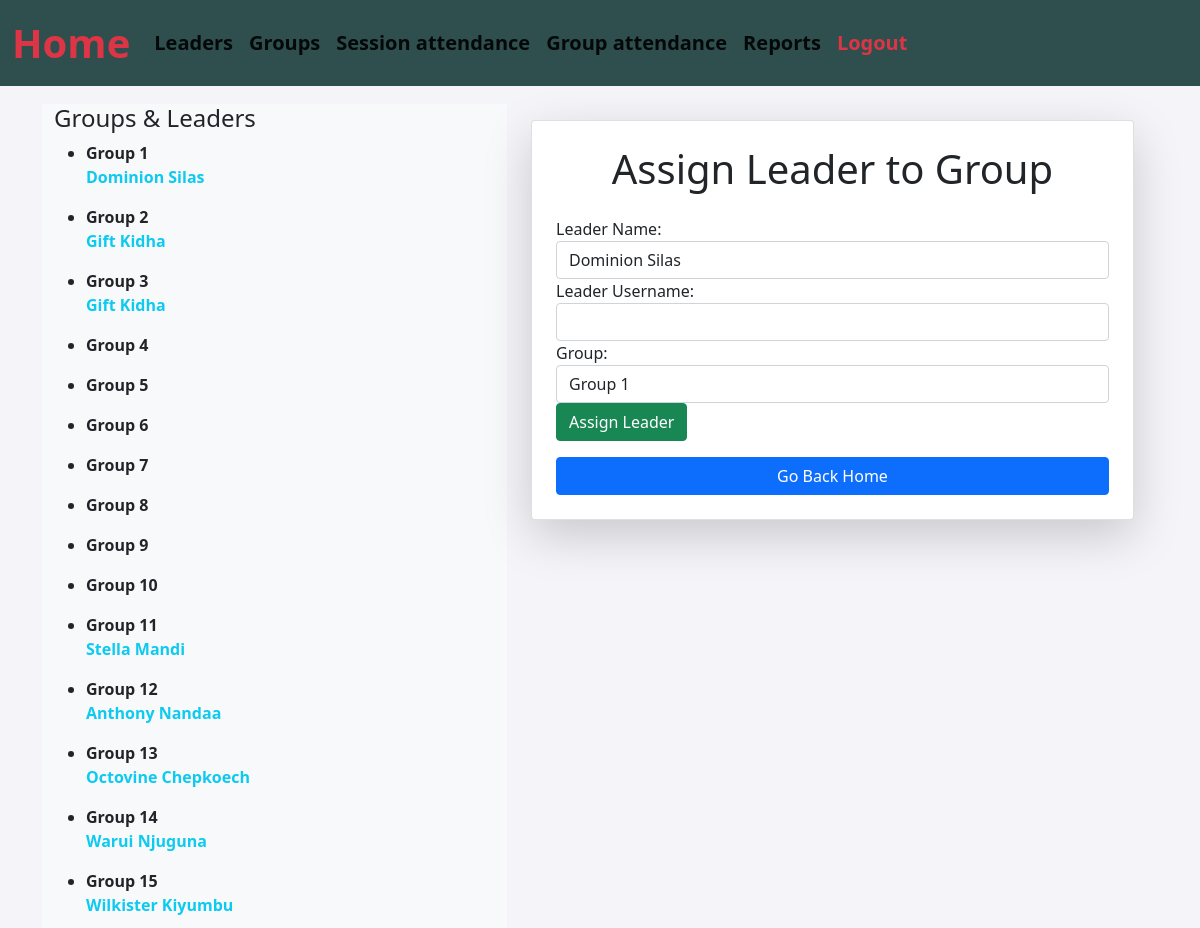
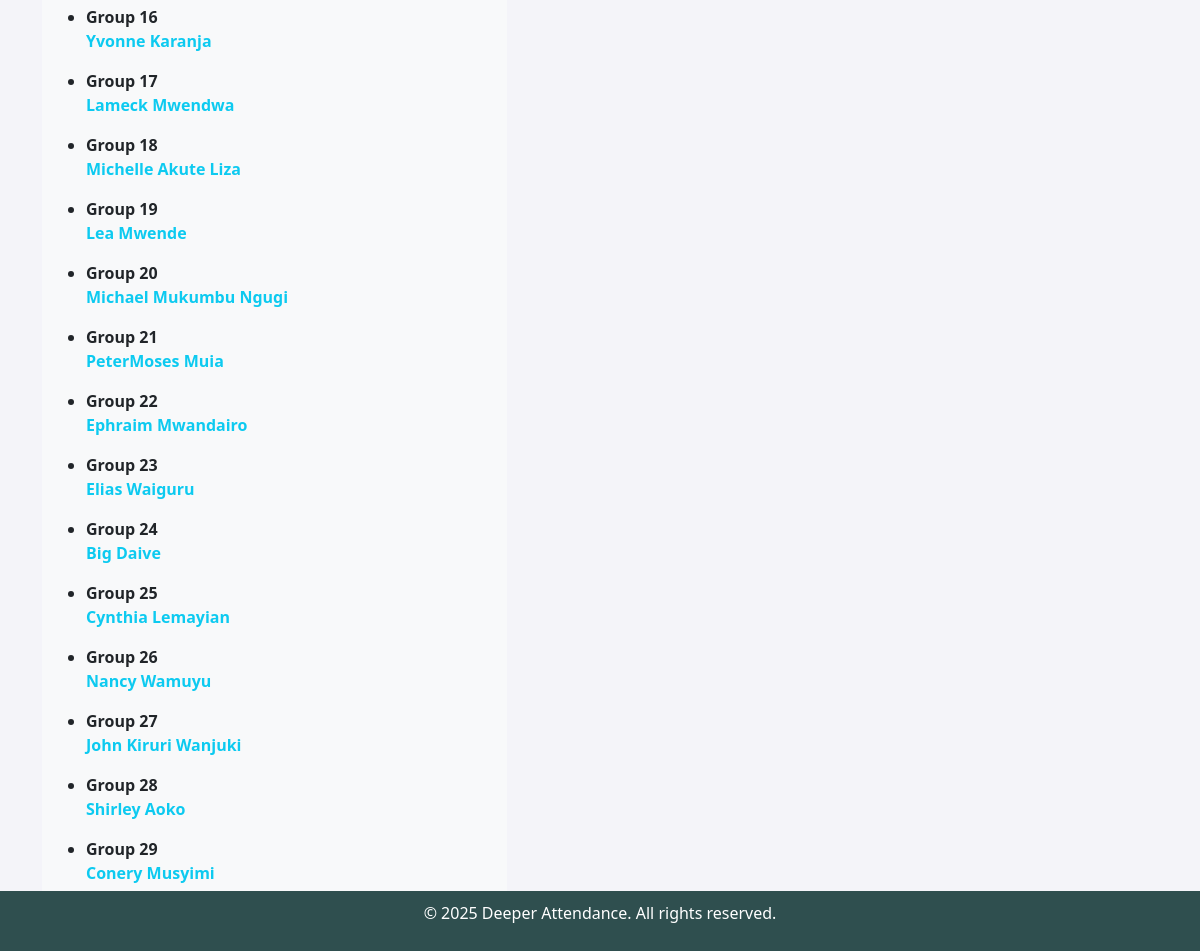
The app's page /supervisor/assign-leader/ with its own data (2 pictures, top to bottom).
### attendance/models.py (models this page shows, shortened)
class Group(models.Model):
    name = models.CharField(max_length=100)
    leader = models.ForeignKey(
        Member,
        on_delete=models.CASCADE,
        blank=True,
        null=True,
        related_name="led_groups",  # Custom related name
    )

class Member(models.Model):
    name = models.CharField(max_length=100)
    phone_number = models.CharField(max_length=100, null=True, blank=True)
    email = models.EmailField(null=True, blank=True)
    group = models.ForeignKey("Group", on_delete=models.CASCADE, null=True, blank=True)

### attendance/views.py (the view, shortened to what this page needs)
# urls.py: path('supervisor/assign-leader/', views.assign_leader, name='assign_leader'),
def assign_leader(request):
    groups = Group.objects.all()
    members = Member.objects.all()
    context = {
        'groups': groups,
        'members': members,
    }
    return render(request, 'attendance/assign_leader.html', context)

### attendance/templates/attendance/assign_leader.html (shortened to what this page needs)
{% extends 'attendance/base.html' %}
{% block content %}
<div class="container mt-4">
    <div class="row">
        <nav class="col-md-3 d-md-block d-none col-lg-5  bg-light sidebar collapse" id="sidebarMenu">
            <div class="sidebar">
                <h4>Groups & Leaders</h4>
                <ul>
                    {% for group in groups %}
                        <li>
                            <strong>{{ group.name }}</strong><br>
                            <p class='text-info fw-bolder'>{{ group.leader.name }}</p>
                        </li>
                    {% endfor %}
                </ul>
            </div>
        </nav>
        <main role="main" class="col-md-9 ml-sm-auto col-lg-7 px-md-4 col-12">
            <div class="card shadow-lg p-4 mt-3">
                <h1 class="text-center mb-4">Assign Leader to Group</h1>
                <form method="POST">
                    <div class="form-group">
                        <label for="name">Leader Name:</label>
                        <select class="form-control" name="name" required>
                            {% for member in members %}
                                <option value="{{ member.name }}">{{ member.name }}</option>
                            {% endfor %}
                        </select>
                    </div>
                    <div class="form-group">
                        <label for="username">Leader Username:</label>
                        <input type="text" class="form-control" name="username" required>
                    </div>
                    <div class="form-group">
                        <label for="group">Group:</label>
                        <select class="form-control" name="group" required>
                            {% for group in groups %}
                                <option value="{{ group.name }}">{{ group.name }}</option>
                            {% endfor %}
                        </select>
                    </div>
                    <button type="submit" class="btn btn-success btn-block">Assign Leader</button>
                </form>
                <button class="btn btn-primary btn-block mt-3" onclick="window.location.href='{% url 'admin_home' %}'">Go Back Home</button>
            </div>
        </main>
    </div>
</div>
{% endblock %}

### attendance/templates/attendance/base.html (style rules this page uses)
body { background-color: #f4f4f9; font-family: 'Segoe UI', Tahoma, Geneva, Verdana, sans-serif; padding-top: 80px; padding-bottom: 50px; }

### records on screen
Group: name "Group 1", leader.name "Dominion Silas"
Group: name "Group 2", leader.name "Gift Kidha"
Group: name "Group 3", leader.name "Gift Kidha"
Group: name "Group 4"
Group: name "Group 5"
Group: name "Group 6"
Group: name "Group 7"
Group: name "Group 8"
Group: name "Group 9"
Group: name "Group 10"
Group: name "Group 11", leader.name "Stella Mandi"
Group: name "Group 12", leader.name "Anthony Nandaa"
Group: name "Group 13", leader.name "Octovine Chepkoech"
Group: name "Group 14", leader.name "Warui Njuguna"
Group: name "Group 15", leader.name "Wilkister Kiyumbu"
Group: name "Group 16", leader.name "Yvonne Karanja"
Group: name "Group 17", leader.name "Lameck Mwendwa"
Group: name "Group 18", leader.name "Michelle Akute Liza"
Group: name "Group 19", leader.name "Lea Mwende"
Group: name "Group 20", leader.name "Michael Mukumbu Ngugi"
Group: name "Group 21", leader.name "PeterMoses Muia"
Group: name "Group 22", leader.name "Ephraim Mwandairo"
Group: name "Group 23", leader.name "Elias Waiguru"
Group: name "Group 24", leader.name "Big Daive"
Group: name "Group 25", leader.name "Cynthia Lemayian"
Group: name "Group 26", leader.name "Nancy Wamuyu"
Group: name "Group 27", leader.name "John Kiruri Wanjuki"
Group: name "Group 28", leader.name "Shirley Aoko"
Group: name "Group 29", leader.name "Conery Musyimi"

### other values on screen
form field name "Dominion Silas"
form field group "Group 1"
